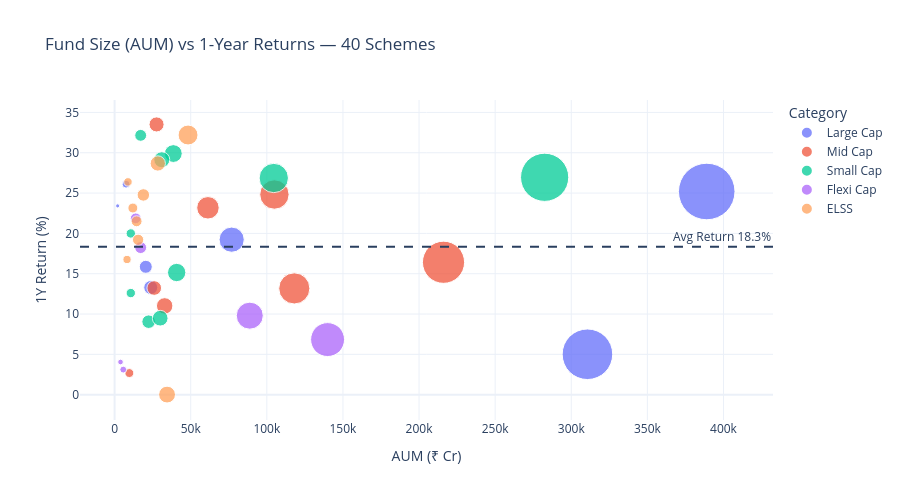

The cell this chart's notebook holds for it:
### Markdown cell above
## 🔵 Chart 11 — AUM vs 1Y Return Scatter (Risk-Return View)

### Code cell
np.random.seed(3)
n_funds = 40
scatter_df = pd.DataFrame({
    'Fund'         : [f'Fund {i+1}' for i in range(n_funds)],
    'AUM_Crores'   : np.random.lognormal(10.5, 1.2, n_funds),
    'Return_1Y'    : np.random.normal(18, 8, n_funds),
    'Expense_Ratio': np.random.uniform(0.3, 2.2, n_funds),
    'Category'     : np.random.choice(CATEGORIES[:5], n_funds),
})

fig = px.scatter(
    scatter_df, x='AUM_Crores', y='Return_1Y',
    size='AUM_Crores', color='Category',
    hover_name='Fund', size_max=40,
    labels={'AUM_Crores':'AUM (₹ Cr)','Return_1Y':'1Y Return (%)'},
    title='Fund Size (AUM) vs 1-Year Returns — 40 Schemes',
    template=TEMPLATE, height=500
)
fig.add_hline(y=scatter_df['Return_1Y'].mean(), line_dash='dash',
              annotation_text=f"Avg Return {scatter_df['Return_1Y'].mean():.1f}%")
fig.update_traces(marker=dict(opacity=0.75))
fig.write_image(str(PNG_DIR / 'chart11_aum_vs_return.png'), scale=2)
fig.show()
print("✅ Chart 11 saved → chart11_aum_vs_return.png")

### Figure 1 — Plotly figure (JSON) as saved in the notebook; plotly's stock layout.template omitted (floating-point values rounded to 4 significant figures)
{"data": [{"hovertemplate": "<b>%{hovertext}</b><br><br>Category=Large Cap<br>AUM (₹ Cr)=%{marker.size}<br>1Y Return (%)=%{y}<extra></extra>", "hovertext": ["Fund 1", "Fund 6", "Fund 10", "Fund 11", "Fund 27", "Fund 32", "Fund 36"], "legendgroup": "Large Cap", "marker": {"color": "#636efa", "opacity": 0.75, "size": [310600.0, 23730.0, 20480.0, 7505.0, 76900.0, 389000.0, 1992.0], "sizemode": "area", "sizeref": 243.1, "symbol": "circle"}, "mode": "markers", "name": "Large Cap", "orientation": "v", "showlegend": true, "type": "scatter", "x": [310600.0, 23730.0, 20480.0, 7505.0, 76900.0, 389000.0, 1992.0], "xaxis": "x", "y": [5.014, 13.29, 15.86, 26.11, 19.22, 25.19, 23.41], "yaxis": "y"}, {"hovertemplate": "<b>%{hovertext}</b><br><br>Category=Mid Cap<br>AUM (₹ Cr)=%{marker.size}<br>1Y Return (%)=%{y}<extra></extra>", "hovertext": ["Fund 2", "Fund 5", "Fund 7", "Fund 12", "Fund 19", "Fund 20", "Fund 23", "Fund 30"], "legendgroup": "Mid Cap", "marker": {"color": "#EF553B", "opacity": 0.75, "size": [61320.0, 26030.0, 32880.0, 105000.0, 118000.0, 9689.0, 216100.0, 27560.0], "sizemode": "area", "sizeref": 243.1, "symbol": "circle"}, "mode": "markers", "name": "Mid Cap", "orientation": "v", "showlegend": true, "type": "scatter", "x": [61320.0, 26030.0, 32880.0, 105000.0, 118000.0, 9689.0, 216100.0, 27560.0], "xaxis": "x", "y": [23.17, 13.23, 11.01, 24.82, 13.18, 2.684, 16.42, 33.51], "yaxis": "y"}, {"hovertemplate": "<b>%{hovertext}</b><br><br>Category=Small Cap<br>AUM (₹ Cr)=%{marker.size}<br>1Y Return (%)=%{y}<extra></extra>", "hovertext": ["Fund 3", "Fund 13", "Fund 14", "Fund 15", "Fund 16", "Fund 25", "Fund 28", "Fund 34", "Fund 38", "Fund 40"], "legendgroup": "Small Cap", "marker": {"color": "#00cc96", "opacity": 0.75, "size": [40770.0, 104600.0, 282500.0, 38560.0, 22350.0, 10630.0, 29950.0, 17130.0, 10630.0, 31000.0], "sizemode": "area", "sizeref": 243.1, "symbol": "circle"}, "mode": "markers", "name": "Small Cap", "orientation": "v", "showlegend": true, "type": "scatter", "x": [40770.0, 104600.0, 282500.0, 38560.0, 22350.0, 10630.0, 29950.0, 17130.0, 10630.0, 31000.0], "xaxis": "x", "y": [15.15, 26.87, 26.96, 29.9, 9.054, 12.6, 9.486, 32.16, 19.99, 29.13], "yaxis": "y"}, {"hovertemplate": "<b>%{hovertext}</b><br><br>Category=Flexi Cap<br>AUM (₹ Cr)=%{marker.size}<br>1Y Return (%)=%{y}<extra></extra>", "hovertext": ["Fund 4", "Fund 8", "Fund 18", "Fund 31", "Fund 35", "Fund 39"], "legendgroup": "Flexi Cap", "marker": {"color": "#ab63fa", "opacity": 0.75, "size": [3881.0, 17110.0, 5677.0, 88790.0, 13840.0, 139900.0], "sizemode": "area", "sizeref": 243.1, "symbol": "circle"}, "mode": "markers", "name": "Flexi Cap", "orientation": "v", "showlegend": true, "type": "scatter", "x": [3881.0, 17110.0, 5677.0, 88790.0, 13840.0, 139900.0], "xaxis": "x", "y": [4.055, 18.24, 3.113, 9.801, 21.87, 6.834], "yaxis": "y"}, {"hovertemplate": "<b>%{hovertext}</b><br><br>Category=ELSS<br>AUM (₹ Cr)=%{marker.size}<br>1Y Return (%)=%{y}<extra></extra>", "hovertext": ["Fund 9", "Fund 17", "Fund 21", "Fund 22", "Fund 24", "Fund 26", "Fund 29", "Fund 33", "Fund 37"], "legendgroup": "ELSS", "marker": {"color": "#FFA15A", "opacity": 0.75, "size": [34460.0, 18870.0, 8760.0, 28370.0, 48250.0, 15440.0, 14430.0, 8160.0, 11990.0], "sizemode": "area", "sizeref": 243.1, "symbol": "circle"}, "mode": "markers", "name": "ELSS", "orientation": "v", "showlegend": true, "type": "scatter", "x": [34460.0, 18870.0, 8760.0, 28370.0, 48250.0, 15440.0, 14430.0, 8160.0, 11990.0], "xaxis": "x", "y": [0.01394, 24.77, 26.39, 28.67, 32.2, 19.2, 21.5, 16.76, 23.15], "yaxis": "y"}], "layout": {"annotations": [{"showarrow": false, "text": "Avg Return 18.3%", "x": 1, "xanchor": "right", "xref": "x domain", "y": 18.35, "yanchor": "bottom", "yref": "y"}], "height": 500, "legend": {"itemsizing": "constant", "title": {"text": "Category"}, "tracegroupgap": 0}, "shapes": [{"line": {"dash": "dash"}, "type": "line", "x0": 0, "x1": 1, "xref": "x domain", "y0": 18.35, "y1": 18.35, "yref": "y"}], "title": {"text": "Fund Size (AUM) vs 1-Year Returns — 40 Schemes"}, "xaxis": {"anchor": "y", "domain": [0, 1], "title": {"text": "AUM (₹ Cr)"}}, "yaxis": {"anchor": "x", "domain": [0, 1], "title": {"text": "1Y Return (%)"}}}}
